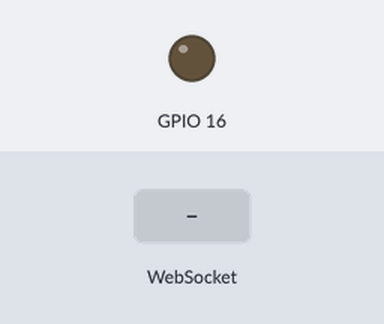
A program run on a simulated ESP8266 (NodeMCU). Parts: output pins drawn as LEDs (lit = HIGH). Inputs (shaded band) come from the test bench. What the program prints to the serial monitor is not drawn.

Above: at 1.2 s.
1.3 s: WebSocket text "ON" received
At 2.1 s:
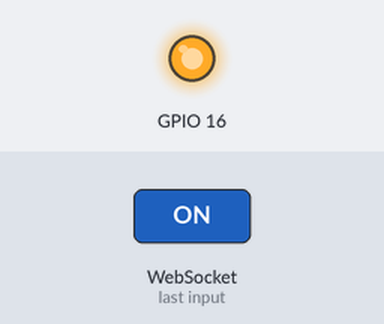
2.8 s: WebSocket text "OFF" received
At 3.3 s:
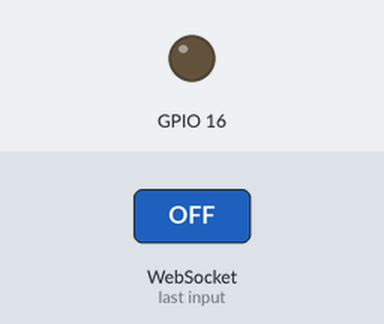
Timing chart, 0 to 5.8 s (numbered marks = the images above; inputs shaded):
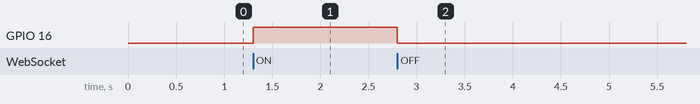

The program:

main.cpp
```cpp
// (licence header left out)
// Import required libraries
#include <Arduino.h>
#include <ESP8266WiFi.h>
#include <Hash.h>
#include <ESPAsyncTCP.h>
#include <ESPAsyncWebServer.h>
#include <WebSocketsServer.h>

const char* ssid     = "ESP8266-Access-Point";
const char* password = "123456789";

// Create AsyncWebServer object on port 80
AsyncWebServer server(80);

WebSocketsServer webSocket = WebSocketsServer(81);

void webSocketEvent(uint8_t num, WStype_t type, uint8_t* payload, size_t length) {
  if (type == WStype_TEXT) {
    String message = String((char*)payload);
    Serial.println("Message: " + message);
    if (message == "ON") {
      digitalWrite(16, HIGH);
    } else if (message == "OFF") {
      digitalWrite(16, LOW);
    }

  }
}

const char index_html[] PROGMEM = R"rawliteral(
<!DOCTYPE HTML><html>
<head>
  <meta name="viewport" content="width=device-width, initial-scale=1">
</head>
<body>
  <input type="checkbox">
  <h2>ESP8266 %DHT% Server</h2>
</body>
</html>)rawliteral";

void setup(){
  // Serial port for debugging purposes
  Serial.begin(9600);

  Serial.print("Setting AP (Access Point)…");
  // Remove the password parameter, if you want the AP (Access Point) to be open
  WiFi.softAP(ssid, password);

  IPAddress IP = WiFi.softAPIP();
  Serial.print("AP IP address: ");
  Serial.println(IP);

  // Print ESP8266 Local IP Address
  Serial.println(WiFi.localIP());

    // Route for root / web page
  server.on("/", HTTP_GET, [](AsyncWebServerRequest *request){
    request->send_P(200, "text/html", index_html);
  });

  // Start server
  server.begin();

  // Begin Websocket
  webSocket.begin();
  webSocket.onEvent(webSocketEvent);

  pinMode(16, OUTPUT);
}

void loop(){
  webSocket.loop();
}
```

Measured:
- after the input at 1.3 s, GPIO 16: LOW → HIGH at once
- after the input at 2.8 s, GPIO 16: HIGH → LOW at once
